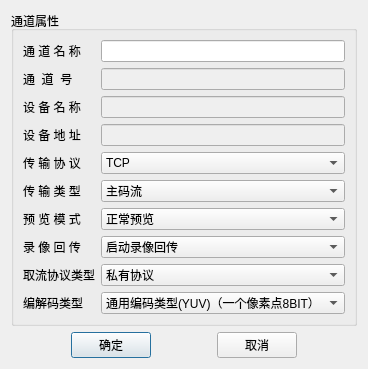
<?xml version="1.0" encoding="UTF-8"?>
<ui version="4.0">
 <class>ChannelInfoDialog</class>
 <widget class="QDialog" name="ChannelInfoDialog">
  <property name="geometry">
   <rect>
    <x>0</x>
    <y>0</y>
    <width>356</width>
    <height>350</height>
   </rect>
  </property>
  <property name="windowTitle">
   <string>Dialog</string>
  </property>
  <layout class="QVBoxLayout" name="verticalLayout">
   <item>
    <widget class="QGroupBox" name="groupBox">
     <property name="title">
      <string>通道属性</string>
     </property>
     <layout class="QHBoxLayout" name="horizontalLayout_2">
      <item>
       <layout class="QGridLayout" name="gridLayout">
        <item row="0" column="0">
         <widget class="QLabel" name="label">
          <property name="text">
           <string>通 道 名 称</string>
          </property>
         </widget>
        </item>
        <item row="0" column="1" colspan="4">
         <widget class="QLineEdit" name="channelName"/>
        </item>
        <item row="2" column="0">
         <widget class="QLabel" name="label_3">
          <property name="text">
           <string>设 备 名 称</string>
          </property>
         </widget>
        </item>
        <item row="3" column="0">
         <widget class="QLabel" name="label_4">
          <property name="text">
           <string>设 备 地 址</string>
          </property>
         </widget>
        </item>
        <item row="4" column="0">
         <widget class="QLabel" name="label_5">
          <property name="text">
           <string>传 输 协 议</string>
          </property>
         </widget>
        </item>
        <item row="5" column="0">
         <widget class="QLabel" name="label_6">
          <property name="text">
           <string>传 输 类 型</string>
          </property>
         </widget>
        </item>
        <item row="6" column="0">
         <widget class="QLabel" name="label_8">
          <property name="text">
           <string>预 览 模 式</string>
          </property>
         </widget>
        </item>
        <item row="7" column="0">
         <widget class="QLabel" name="label_7">
          <property name="text">
           <string>录 像 回 传</string>
          </property>
         </widget>
        </item>
        <item row="8" column="0">
         <widget class="QLabel" name="label_9">
          <property name="text">
           <string>取流协议类型</string>
          </property>
         </widget>
        </item>
        <item row="9" column="0">
         <widget class="QLabel" name="label_10">
          <property name="text">
           <string>编解码类型</string>
          </property>
         </widget>
        </item>
        <item row="9" column="1" colspan="4">
         <widget class="QComboBox" name="decodeType">
          <item>
           <property name="text">
            <string>通用编码类型(YUV)（一个像素点8BIT） </string>
           </property>
          </item>
          <item>
           <property name="text">
            <string>裸码流类型（一个像素点14BIT）</string>
           </property>
          </item>
         </widget>
        </item>
        <item row="8" column="1" colspan="4">
         <widget class="QComboBox" name="getStreamProtoType">
          <item>
           <property name="text">
            <string>私有协议</string>
           </property>
          </item>
          <item>
           <property name="text">
            <string>RTSP协议</string>
           </property>
          </item>
         </widget>
        </item>
        <item row="7" column="1" colspan="4">
         <widget class="QComboBox" name="videoBack">
          <item>
           <property name="text">
            <string>启动录像回传</string>
           </property>
          </item>
          <item>
           <property name="text">
            <string>不启动录像回传</string>
           </property>
          </item>
         </widget>
        </item>
        <item row="6" column="1" colspan="4">
         <widget class="QComboBox" name="previewMode">
          <item>
           <property name="text">
            <string>正常预览</string>
           </property>
          </item>
          <item>
           <property name="text">
            <string>延迟预览</string>
           </property>
          </item>
         </widget>
        </item>
        <item row="5" column="1" colspan="4">
         <widget class="QComboBox" name="transType">
          <item>
           <property name="text">
            <string>主码流</string>
           </property>
          </item>
          <item>
           <property name="text">
            <string>子码流</string>
           </property>
          </item>
          <item>
           <property name="text">
            <string>码流3</string>
           </property>
          </item>
          <item>
           <property name="text">
            <string>码流4/转码流</string>
           </property>
          </item>
          <item>
           <property name="text">
            <string>码流5</string>
           </property>
          </item>
         </widget>
        </item>
        <item row="4" column="1" colspan="4">
         <widget class="QComboBox" name="transProtocol">
          <item>
           <property name="text">
            <string>TCP</string>
           </property>
          </item>
          <item>
           <property name="text">
            <string>UDP</string>
           </property>
          </item>
          <item>
           <property name="text">
            <string>MCAST</string>
           </property>
          </item>
          <item>
           <property name="text">
            <string>RTP</string>
           </property>
          </item>
          <item>
           <property name="text">
            <string>RTP over RSTP</string>
           </property>
          </item>
         </widget>
        </item>
        <item row="3" column="1" colspan="4">
         <widget class="QLineEdit" name="ipAddr">
          <property name="enabled">
           <bool>false</bool>
          </property>
         </widget>
        </item>
        <item row="2" column="1" colspan="4">
         <widget class="QLineEdit" name="deviceName">
          <property name="enabled">
           <bool>false</bool>
          </property>
         </widget>
        </item>
        <item row="1" column="1" colspan="4">
         <widget class="QLineEdit" name="channelNumber">
          <property name="enabled">
           <bool>false</bool>
          </property>
         </widget>
        </item>
        <item row="1" column="0">
         <widget class="QLabel" name="label_2">
          <property name="text">
           <string>通  道  号</string>
          </property>
         </widget>
        </item>
       </layout>
      </item>
     </layout>
    </widget>
   </item>
   <item>
    <layout class="QHBoxLayout" name="horizontalLayout">
     <item>
      <spacer name="horizontalSpacer_2">
       <property name="orientation">
        <enum>Qt::Horizontal</enum>
       </property>
       <property name="sizeHint" stdset="0">
        <size>
         <width>40</width>
         <height>20</height>
        </size>
       </property>
      </spacer>
     </item>
     <item>
      <widget class="QPushButton" name="okBtn">
       <property name="text">
        <string>确定</string>
       </property>
      </widget>
     </item>
     <item>
      <spacer name="horizontalSpacer">
       <property name="orientation">
        <enum>Qt::Horizontal</enum>
       </property>
       <property name="sizeHint" stdset="0">
        <size>
         <width>40</width>
         <height>20</height>
        </size>
       </property>
      </spacer>
     </item>
     <item>
      <widget class="QPushButton" name="cancelBtn">
       <property name="text">
        <string>取消</string>
       </property>
      </widget>
     </item>
     <item>
      <spacer name="horizontalSpacer_3">
       <property name="orientation">
        <enum>Qt::Horizontal</enum>
       </property>
       <property name="sizeHint" stdset="0">
        <size>
         <width>40</width>
         <height>20</height>
        </size>
       </property>
      </spacer>
     </item>
    </layout>
   </item>
  </layout>
 </widget>
 <resources/>
 <connections>
  <connection>
   <sender>okBtn</sender>
   <signal>clicked()</signal>
   <receiver>ChannelInfoDialog</receiver>
   <slot>accept()</slot>
   <hints>
    <hint type="sourcelabel">
     <x>351</x>
     <y>38</y>
    </hint>
    <hint type="destinationlabel">
     <x>233</x>
     <y>29</y>
    </hint>
   </hints>
  </connection>
  <connection>
   <sender>cancelBtn</sender>
   <signal>clicked()</signal>
   <receiver>ChannelInfoDialog</receiver>
   <slot>reject()</slot>
   <hints>
    <hint type="sourcelabel">
     <x>330</x>
     <y>66</y>
    </hint>
    <hint type="destinationlabel">
     <x>197</x>
     <y>125</y>
    </hint>
   </hints>
  </connection>
 </connections>
</ui>
